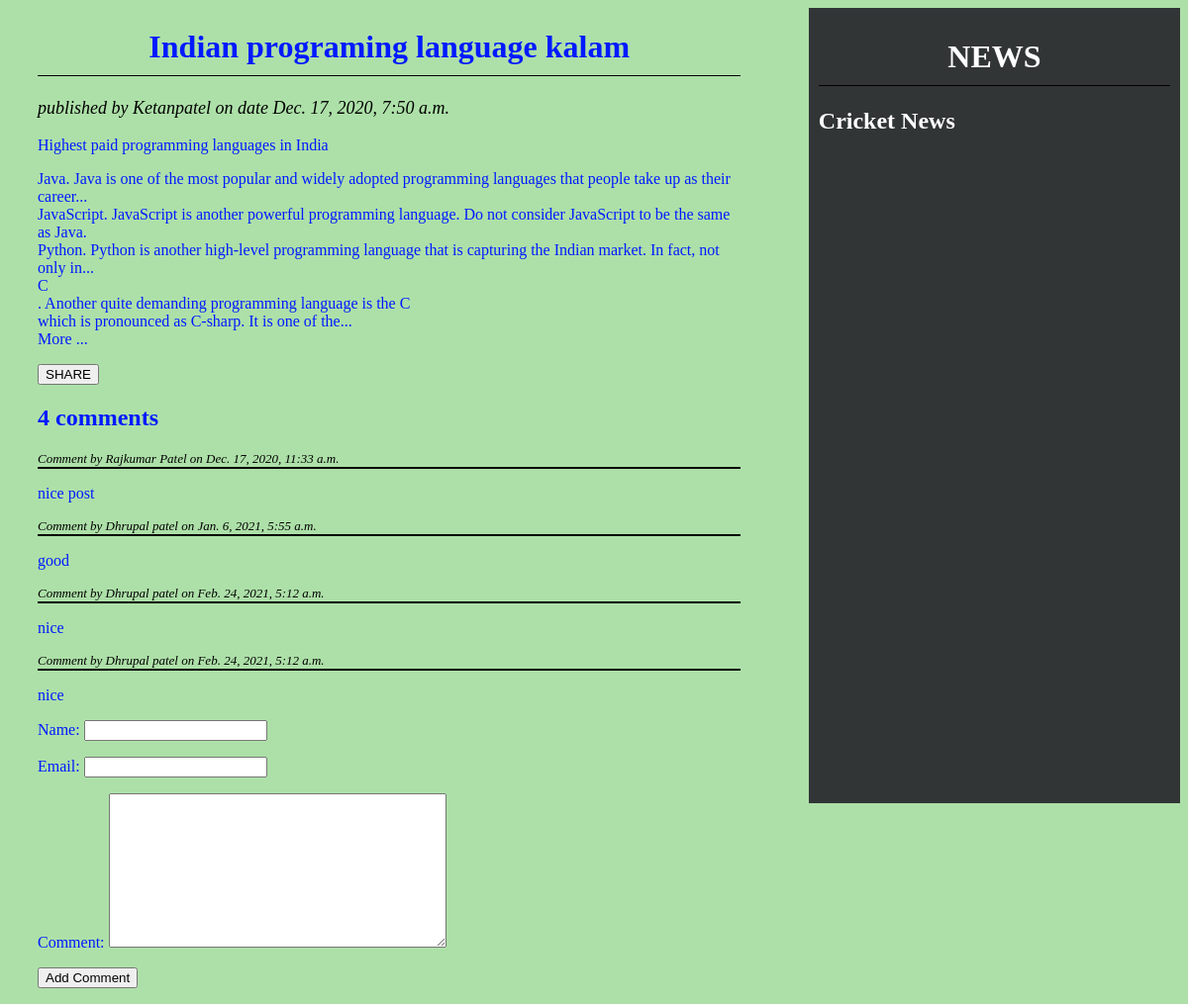
The app's page /2020/12/17/indian-programing-language-kalam/ with its own data.
### blogapp/models.py (models this page shows, shortened)
class Post(models.Model):
    STATUS_CHOICES=(('draft','Draft'),('published','Published'))
    title=models.CharField(max_length=256)
    slug=models.SlugField(max_length=256,unique_for_date="publish")
    author=models.ForeignKey(User,related_name='blog_posts',on_delete=models.CASCADE)
    body=models.TextField()
    publish=models.DateTimeField(default=timezone.now)
    created=models.DateTimeField(auto_now_add=True)
    updated=models.DateTimeField(auto_now=True)
    status=models.CharField(max_length=10,choices=STATUS_CHOICES,default='draft')
    tags=TaggableManager()
    class Meta:
        ordering=('-publish',)

class Comment(models.Model):
    post=models.ForeignKey(Post,related_name='comments',on_delete=models.CASCADE)
    name=models.CharField(max_length=32)
    email=models.EmailField()
    comment=models.TextField()
    created=models.DateTimeField(auto_now_add=True)
    updated=models.DateTimeField(auto_now=True)
    active=models.BooleanField(default=True)
    class Meta:
        ordering=('created',)

### blogapp/views.py (the view)
# urls.py: url(r'^(?P<year>\d{4})/(?P<month>\d{2})/(?P<day>\d{2})/(?P<post>[-\w]+)/$', views.post_detail_view,name='post_detail'),
def post_detail_view(request,year,month,day,post):
    post=get_object_or_404(Post,slug=post,status='published', publish__year=year,publish__month=month, publish__day=day)
    comments=post.comments.filter(active=True)
    csubmit=False
    if request.method=='POST':
        form=Comment_form(request.POST)
        if form.is_valid():
            new_comment=form.save(commit=False)
            new_comment.post=post
            new_comment.save()
            csubmit=True
    else:
        form=Comment_form()
    return render(request,'blogapp/post_detail.html',{'post':post,'csubmit':csubmit,'form':form,'comments':comments})

### blogapp/forms.py
class Comment_form(forms.ModelForm):
    class Meta:
        model=Comment
        fields=('name','email','comment')

### templates/blogapp/post_detail.html (shortened to what this page needs)
{%extends 'blogapp/base.html'%}
{%block body_block%}
<h1>{{post.title}}</h1>
<p style="color:rgb(0, 0, 0); font-size:large "id="date">  published by {{post.author|title}} on date {{post.publish}}</p>
{{post.body|linebreaks}}
<button onclick="document.location='/{{post.id}}/share'">SHARE</button>
<h2>{{comments.count}} comment{{comments.count|pluralize}}</h2>
{%if comments%}
{%for comment in comments%}
<p style="color: rgb(0, 0, 0); font-size:small  " id="ch">Comment by {{comment.name}} on {{comment.created}}</p>
{{comment.comment|linebreaks}}
{%endfor%}
{%else%}
<p>There No Comments Yet</p>
<h3>you can submit your comment it is valuable for us</h3>
{%endif%}
{%if csubmit%}
<h2>Comment Added Successfully </h2>
{%else%}
<form method="POST">
{{form.as_p}}
<input type="submit" value="Add Comment">
</form>
{%endif%}
{%endblock%}

### static/css/blog.css (style rules this page uses)
h1 { text-align: center; border-bottom: 1px solid #000000; padding: 0 0 10px 0; }
#date { color:rgb(0, 0, 0); font-size:12px; font-style: italic; }
#ch { color:rgb(0, 0, 0); font-size:12px; font-style: italic; border-bottom : 2px solid rgb(0, 0, 0); }
body { background: #000000; color:#001aff; }

### records on screen
Post: title "Indian programing language kalam", author "Ketanpatel", publish "Dec. 17, 2020, 7:50 a.m.", body "Highest paid programming languages in India Java. Java is one of the most popular and widely adopted programming languages that people take up as their career... JavaScript. JavaScript is another powerful programming language. Do not consider JavaScript to be the same as Java. Python. Python is another high-level programming language that is capturing the Indian market. In fact, not only in... C . Another quite demanding programming language is the C which is pronounced as C-sharp. It is one of the... More ..."
Comment: name "Rajkumar Patel", created "Dec. 17, 2020, 11:33 a.m.", comment "nice post"
Comment: name "Dhrupal patel", created "Jan. 6, 2021, 5:55 a.m.", comment "good"
Comment: name "Dhrupal patel", created "Feb. 24, 2021, 5:12 a.m.", comment "nice"
Comment: name "Dhrupal patel", created "Feb. 24, 2021, 5:12 a.m.", comment "nice"

### other values on screen
{{ comments.count }} "4"
